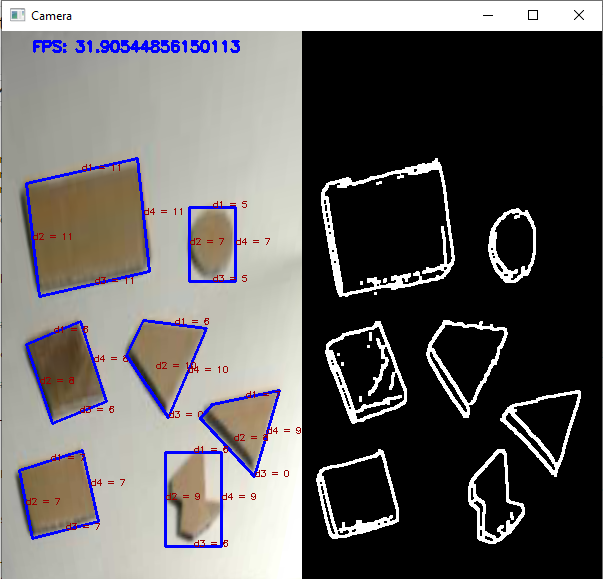
#> input picture Object Measurement/Object_Measure.png, 603 x 579 px
$ python -i OpCV_Utils.py   (imports and definitions only)
#> lines starting #> are read from the running program, lines starting #| are printed output that depends on the picture
#> further down, picture is the input picture: shape (579, 603, 3); mean B, G, R 98.4, 99.4, 101.7
import numpy as np
import matplotlib.pyplot as plt
import cv2

######################################################################################################################################
# [129 lines left out: functions show_single_image_plt, show_multiple_images_plt, stack_multiple_images, color_filtering, not called in this run]

######################################################################################################################################
def custom_canny(img, blur_kernel_size = (5,5), kernel_size = (3,3), canny_thresh = (100,100), order = 1, dil_level = 0, ero_level = 0):

    # Canny Processing:
#> called with blur_kernel_size = (5, 5), kernel_size = (3, 3), canny_thresh = (100, 100), order = 1, dil_level = 0, ero_level = 0
    gray_img = cv2.cvtColor(img, cv2.COLOR_BGR2GRAY)
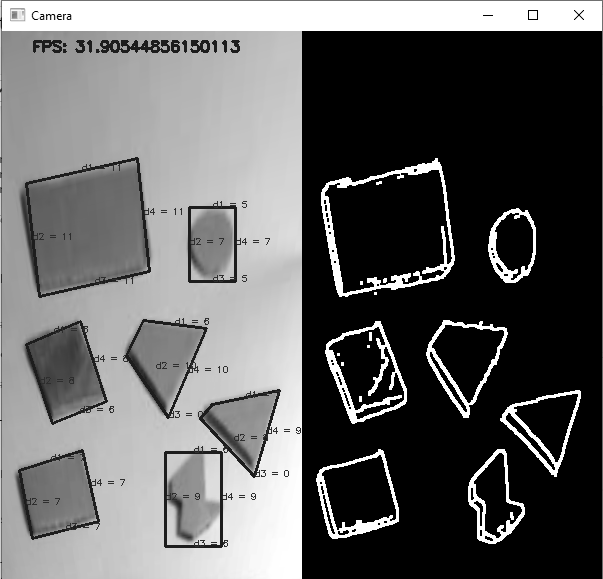
#> gray_img: shape (579, 603); min 0, max 255, mean 100
    blur_img = cv2.GaussianBlur(gray_img, blur_kernel_size, 1)
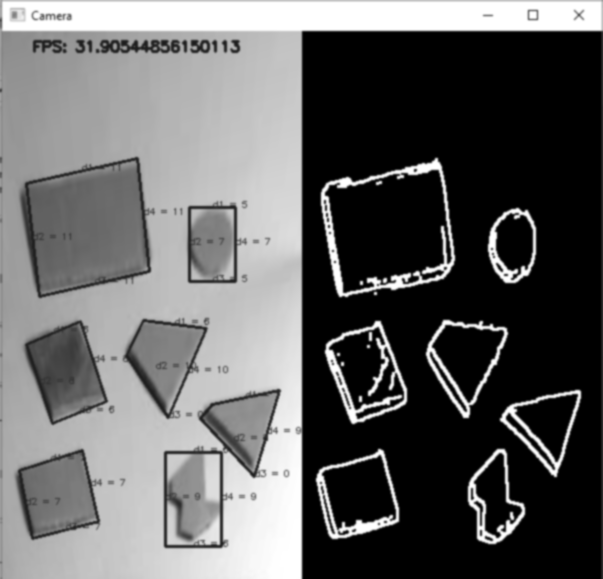
#> blur_img: shape (579, 603); min 0, max 255, mean 100
    canny_img = cv2.Canny(blur_img, canny_thresh[0], canny_thresh[1])
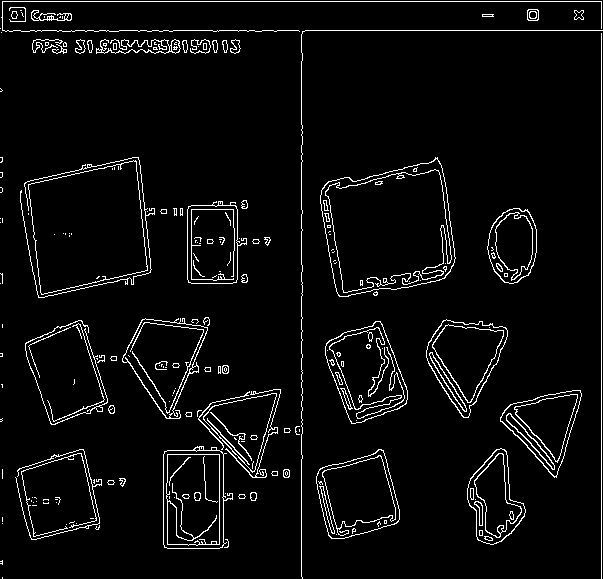
#> canny_img: shape (579, 603); 4.6% white in thin lines or dots

    kernel = np.ones(kernel_size)

    if (order == 1):
        img_dilation = cv2.dilate(canny_img, kernel, iterations = dil_level)
        img_thresh = cv2.erode(img_dilation, kernel, iterations = ero_level)

    if (order == -1):
        img_erosion = cv2.erode(canny_img, kernel, iterations = ero_level)
        img_thresh = cv2.dilate(img_erosion, kernel, iterations = dil_level)

    return img_thresh

######################################################################################################################################
# [70 lines left out: functions img_warping_ref_obj, img_homography, not called in this run]

######################################################################################################################################

# [2 lines not run here, left out]

>>> import cv2
>>> picture = cv2.imread('Object_Measure.png')
>>> result = custom_canny(picture)
